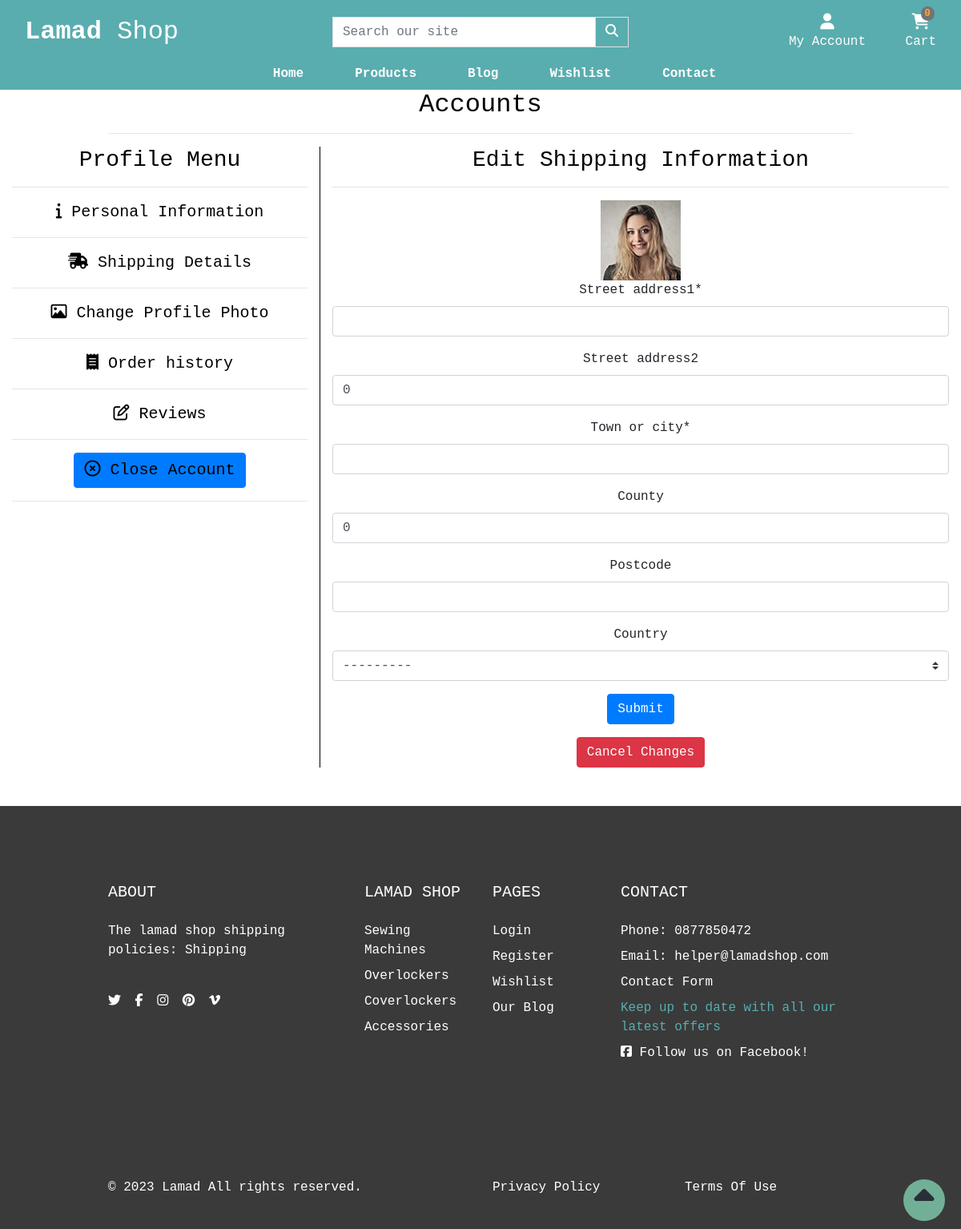
Page /account/edit_shipping/6/ (signed in) on the committed database.
### account/models.py (models this page shows, shortened)
class CustomUser(AbstractUser):
    username = models.CharField(max_length=20, unique=True)
    email = models.EmailField(_('email address'), unique=True, max_length=100)
    is_email_verified = models.BooleanField(default=False)

class Profile(models.Model):
    user = models.OneToOneField(settings.AUTH_USER_MODEL,
                                on_delete=models.CASCADE)
    street_address1 = models.CharField(blank=True, max_length=100, null=True)
    street_address2 = models.CharField(blank=True, default=00, max_length=100)
    town_or_city = models.CharField(blank=True, max_length=30)
    county = models.CharField(blank=True, default=00, max_length=30, null=True)
    postcode = models.CharField(blank=True, max_length=30)
    country = CountryField(blank=True, max_length=30)
    avatar = models.ImageField(blank=True, upload_to='profile_pics/')

### shop/models.py (models this page shows, shortened)
class Category(models.Model):
    name = models.CharField(max_length=100)
    slug = models.SlugField(max_length=100, unique=True)
    friendly_name = models.CharField(max_length=100, null=True, blank=True)
    description = models.TextField(max_length=250, blank=True)
    class Meta:
        verbose_name = 'category'
        verbose_name_plural = 'Categories'
    def get_absolute_url(self):
        return reverse('shop:products_by_category', args=[self.slug])

### account/views.py (the view, shortened to what this page needs)
# urls.py: path('edit_shipping/<user_id>/', edit_shipping, name='edit_shipping'),
@login_required
def edit_shipping(request, user_id):
    profile = get_object_or_404(Profile, user=user_id)
    form = AddressForm(instance=profile)
    profile = AddressForm(instance=profile)
    context = {
        'form': form,
    }
    template = 'account/edit_shipping.html'
    return render(request, template, context)

### account/forms.py
class AddressForm(ModelForm):
    def __init__(self, *args, **kwargs):
        super().__init__(*args, **kwargs)
        self.helper = FormHelper(self)
        self.helper.add_input(Submit('submit', 'Submit'))
        self.fields['street_address2'].required = False
        self.fields['county'].required = False
        self.fields['postcode'].required = False
    street_address1 = forms.CharField(max_length=100)
    street_address2 = forms.CharField(max_length=100)
    town_or_city = forms.CharField(max_length=30)
    county = forms.CharField(max_length=30)
    postcode = forms.CharField(max_length=30)
    country = CountryField(max_length=5)
    class Meta:
        model = Profile
        fields = ['street_address1', 'street_address2', 'town_or_city',
                  'county', 'postcode', 'country']

### cart/contexts.py (called while the page is built, shortened)
def cart_contents(request):
    cart_items = []
    total = 0
    product_count = 0
    cart = request.session.get('cart', {})
    if total < settings.FREE_DELIVERY_THRESHOLD:
        delivery = total * Decimal(settings.STANDARD_DELIVERY_PERCENTAGE / 100)
        free_delivery_delta = settings.FREE_DELIVERY_THRESHOLD - total
    else:
        delivery = 0
        free_delivery_delta = 0
    grand_total = delivery + total
    context = {
        'cart_items': cart_items,
        'total': total,
        'product_count': product_count,
        'delivery': delivery,
        'free_delivery_delta': free_delivery_delta,
        'free_delivery_threshold': settings.FREE_DELIVERY_THRESHOLD,
        'grand_total': grand_total,
    }
    return context

### shop/contexts.py (called while the page is built)
def nav_menu(request):
    menu = Category.objects.all()
    return dict(menu=menu)

### account/templates/account/edit_shipping.html (shortened to what this page needs)
{% extends "base.html" %}
{% load static %}
{% load crispy_forms_tags %}
{% block extra_css %}
    <link rel="stylesheet" href="{% static 'css/profile.css' %}">
{% endblock %}
{% block page_header %}
    <div class="container header-container">
        <div class="row">
            <div class="col text-center">
                <h2 class="text-black">Accounts</h2>
                <hr>
            </div>
        </div>
    </div>
{% endblock %}
{% block content %}
    <div class="container-fluid profile-container justify-content-space-around">
        <div class="row text-center mb-5">
            <div class="col-xs-12 col-md-4 profile-menu-items">
                <h3 class="text-black">Profile Menu</h3>
                <hr>
                <ul class="profile-menu-list">
                    <li><a href="{% url 'account:profile' %}" class="menu-item active"><i class="fa-solid fa-info"></i> Personal Information</a></li><hr>
                    <li><a href="{% url 'account:shipping_details' %}" class="menu-item"><i class="fa-solid fa-truck-fast"></i> Shipping Details</a></li><hr>
                    <li><a href="{% url 'account:edit_image' user.id %}" class="menu-item"><i class="fa-regular fa-image"></i></i> Change Profile Photo</a></li><hr>
                    <li><a href="{% url 'account:order_history' %}" class="menu-item"><i class="fa-solid fa-receipt"></i> Order history</a></li><hr>
                    <li><a href="{% url 'account:reviews' %}" class="menu-item"><i class="far fa-edit"></i> Reviews</a></li><hr>
                    <li><a href="#" class="menu-item btn btn-primary" data-toggle="modal" data-target="#myCenteredModal"><i class="fa-regular fa-circle-xmark"></i> Close Account</a></li><hr>
                </ul>
            </div>
            <div class="col-xs-12 col-md-8 profile-options-items">
                <h3 class="text-black">Edit Shipping Information</h3>
                <hr>
                {% if request.user.profile.avatar %}
                    <img src="{{ user.profile.avatar.url}}" height="100px">
                {% else %}
                    <img src="{% static 'images/userimage.png' %}" height="100px">
                {% endif %}
                <form method="POST" class="userinfo-form">
                    {% crispy form %}
                    <a href="{% url 'account:profile' %}" class="btn btn-danger">Cancel Changes</a>
                </form>
            </div>
        </div>
    </div>
{% endblock %}

### templates/base.html (shortened to what this page needs)
{% load static %}
<!doctype html>
<html lang="en">
  <head>
    {% block corecss %}
    <link rel="stylesheet" href="https://cdn.jsdelivr.net/npm/bootstrap@4.6.2/dist/css/bootstrap.min.css">
    <link rel="stylesheet" href="https://cdn.jsdelivr.net/npm/bootstrap-icons@1.10.3/font/bootstrap-icons.css">
    <link href="{% static 'css/base.css' %}" rel="stylesheet">
    {% endblock %}
    {% block extra_css %}{% endblock %}
  </head>
  <body>
    <header class="container-fluid">
        <div id="topnav" class="row nav-bg-color pt-lg-2 d-none d-lg-flex">
            <div class="col-12 col-lg-4 my-auto py-1 py-lg-0 text-center text-lg-left">
                <a href="{% url 'home:home' %}" class="nav-link main-logo-link">
                  <h2 class="logo-font text-white my-0"><strong>Lamad</strong> Shop</h2>
                </a>
            </div>
            <div class="col-12 col-lg-4 my-auto py-1 py-lg-0">
                <form method="GET" action="{% url 'shop:products' %}">
                    <div class="input-group w-100">
                        <input class="form-control border border-black rounded-0" type="text" name="q" placeholder="Search our site">
                        <div class="input-group-append">
                            <button class="form-control btn nav-bg-color border border-black rounded-0" type="submit" aria-label="Search our products">
                                <span class="icon">
                                    <i class="fas fa-search"></i>
                                </span>
                            </button>
                        </div>
                    </div>
                </form>
            </div>
            <div class="col-12 col-lg-4 my-auto py-1 py-lg-0">
                <ul class="list-inline list-unstyled text-center text-lg-right my-0">
                    <li class="list-inline-item dropdown">
                        <a class="text-sly nav-link" href="#" id="dt-user-options" data-toggle="dropdown" aria-haspopup="true" aria-expanded="false">
                            <div class="text-center">
                                {% if request.user.is_authenticated %}
                                    <div><i class="fas fa-user fa-lg"></i></div>
                                    <p class="my-0 text-white">My Account</p>
                                {% else %}
                                    <div><i class="fas fa-user fa-lg"></i></div>
                                    <p class="my-0 text-white">Login / Sign Up</p>
                                {% endif %}
                            </div>
                        </a>
                    </li>
                    <li class="list-inline-item">
                        <a class="{% if grand_total %}text-info font-weight-bold{% else %}text-white{% endif %} nav-link" href="{% url 'cart:cart' %}">
                            <div class="text-center">
                                <div><span class="position-absolute top-0 left-100 translate-middle badge rounded-pill bg-light my-button">{{ request.session.cart.keys | length }}</span></div>
                                <div><i class="fa-solid fa-cart-shopping fa-lg"></i></div>
                                <p class="my-0 cart-amount">
                                    {% if grand_total %}
                                        ${{ grand_total|floatformat:2 }}
                                    {% else %}
                                        Cart
                                    {% endif %}
                                </p>
                            </div>
                        </a>
                    </li>
                </ul>
            </div>
        </div>
        <div class="row second-nav">
            <nav class="navbar navbar-expand-lg navbar-dark text-sly w-100">
                    {% include 'includes/mobile-top-header.html' %}
                    {% include 'includes/main-nav.html' %}
            </nav>
        </div>
    </header>
    {% block page_header %}
    {% endblock %}
    {% block content %}
    {% endblock %}
    <a href="#" id="to-top" aria-label="move to top of page">
      <span class="move_to_top">
        <i class="fas fa-caret-up"></i>
      </span>
    </a>
     <footer class="footer" style="background: #3a3a3a">
        <div class="py-5">
          <div class="container py-5">
            <div class="row gx-5 gy-4">
              <div class="col-lg-4">
                 <h5 class="text-white text-uppercase mb-4">ABOUT</h5>
                 <p class="text-white">The lamad shop shipping policies: <a href="{% url 'contact:shipping' %}" class='text-white'>Shipping</a></p>
                 <br>
                <ul class="list-inline mb-0">
                  <li class="list-inline-item me-3"><a class="reset-anchor" href="https://twitter.com" target="_blank" rel="noopener" aria-label="Visit our twitter page(opens on a new tab)"><i class="fab fa-twitter"></i></a></li>
                  <li class="list-inline-item me-3"><a class="reset-anchor" href="https://facebook.com" target="_blank" rel="noopener" aria-label="Visit our facebook page(opens on a new tab)"><i class="fab fa-facebook-f"></i></a></li>
                  <li class="list-inline-item me-3"><a class="reset-anchor" href="https://instagram.com" target="_blank" rel="noopener" aria-label="Visit our instagram page(opens on a new tab)"><i class="fab fa-instagram"></i></a></li>
                  <li class="list-inline-item me-3"><a class="reset-anchor" href="https://pinterest.com" target="_blank" rel="noopener" aria-label="Visit our pinterest page(opens on a new tab)"><i class="fab fa-pinterest"></i></a></li>
                  <li class="list-inline-item"><a class="reset-anchor" href="https://vimeo.com" target="_blank" rel="noopener" aria-label="Visit our vimeo page(opens on a new tab)"><i class="fab fa-vimeo-v"></i></a></li>
                </ul>
              </div>
              <div class="col-lg-2 col-md-6">
                <h5 class="text-white text-uppercase mb-4">Lamad Shop</h5>
                <ul class="list-unstyled text-sm fw-normal mb-0">
                  {% for category in menu %}
                  <li class="mb-1 pb-1"><a href="{{ category.get_absolute_url }}" class="reset-anchor">{{category.name}}</a></li>
                  {% endfor %}
                </ul>
              </div>
              <div class="col-lg-2 col-md-6">
                <h5 class="text-white text-uppercase mb-4">Pages</h5>
                <ul class="list-unstyled text-sm fw-normal mb-0">
                  <li class="mb-1 pb-1"> <a class="reset-anchor" href="{% url 'account:signin' %}">Login</a></li>
                  <li class="mb-1 pb-1"> <a class="reset-anchor" href="{% url 'account:register' %}">Register</a></li>
                  <li class="mb-1 pb-1"> <a class="reset-anchor" href="{% url 'wishlist:wish_list' %}">Wishlist</a></li>
                  <li class="mb-1 pb-1"> <a class="reset-anchor" href="{% url 'blog:articles' %}">Our Blog</a></li>
                </ul>
              </div>
              <div class="newsletter col-lg-4">
                <h5 class="text-white text-uppercase mb-4">Contact</h5>
                <ul class="list-unstyled text-sm fw-normal mb-0">
                  <li class="mb-1 pb-1 text-white">Phone: 0877850472</li>
                  <li class="mb-1 pb-1 text-white">Email: helper@lamadshop.com</li>
                  <li class="mb-1 pb-1"><a href="{% url 'contact:contact' %}" class="reset-anchor">Contact Form</a></li>
                  <li class="mb-1 pb-1 text-sly">Keep up to date with all our latest offers</li>
                  <li class="mb-1 pb-1 text-white"><a href="https://www.facebook.com/profile.php?id=100091956826416" target="_blank" rel="noopener" aria-label="Visit us (opens on a new tab)"><i class="fab fa-facebook-square"></i> Follow us on Facebook!</a></li>
                </ul>
              </div>
            </div>
          </div>
        </div>
        <div class="copyrights py-4" style="background: #3a3a3a">
          <div class="container py-3">
            <div class="row align-items-center gy-3">
              <div class="col-md-6">
                <p class="mb-0 text-sm fw-normal text-white">&copy; 2023 <a class="reset-anchor text-white" href="{% url 'home:home' %}">Lamad</a> All rights reserved.</p>
              </div>
              <div class="col-md-3">
                <p class="mb-0 text-sm fw-normal text-sly"><a class="reset-anchor text-white" href="{% url 'home:privacy' %}">Privacy Policy</a></p>
              </div>
              <div class="col-md-3">
                <p class="mb-0 text-sm fw-normal text-sly"><a class="reset-anchor text-white" href="{% url 'home:terms' %}">Terms Of Use</a></p>
              </div>
            </div>
          </div>
        </div>
      </footer>
  </body>
</html>

### static/css/base.css (style rules this page uses)
html { height: 100%; }
body { font-family: 'Courier New', Courier, monospace; background-color: #fff; }
.nav-bg-color { background-color: #59adaf; }
a { color: black; }
li > a { color: white; }
.rounded-pill { border-radius: 60rem!important; }
.top-0 { top: 0!important; }
.bg-light { background-color: #727475 !important; }
.my-button { color: #fda93b; }
.text-white { color: white; }
.navbar { padding: 0; }
.second-nav { padding: 0; background-color:#59adaf; min-width: 100%; }
.fas { color: #fff; }
.fa-cart-shopping { color: #fff; }
.text-sly { color: #59adaf !important; }
.main-logo-link { width: fit-content; }
.cart-amount { color: #fff; }
.text-black { color: #000; }
li { list-style-type: none; }
#to-top { text-decoration: none; align-items: center; position: fixed; bottom: 10px; right: 20px; z-index: 10000; }
#to-top>span { width: 52px; height: 52px; border-radius: 52px; text-decoration: none; line-height: 52px; background-color: rgba(137, 227, 191, 0.7); border: 2px solid transparent; text-align: center; }
#to-top i { color: #292F36; font-size: 250%; }
.move_to_top { position: relative; display: inline-block; vertical-align: middle; }
@media (min-width: 1200px) { .container { max-width: 80%; } }

### static/css/profile.css (style rules this page uses)
.profile-menu-items { min-height: 100%; border-right: solid black 1px; }
.profile-options-items { height: 100%; }
.profile-menu-list { margin: 0; padding: 0; }
.menu-item { color: black; font-size: 20px; }
.fa-image:before { content: "\f03e"; color: black; }

### rows in the picture
CustomUser: profile.avatar (picture)
Profile: street_address2 "0", county "0", country "---------"
Category: name "Sewing Machines"
Category: name "Overlockers"
Category: name "Coverlockers"
Category: name "Accessories"

### other values in the picture
{{ request.session.cart.keys | length }} "0"
